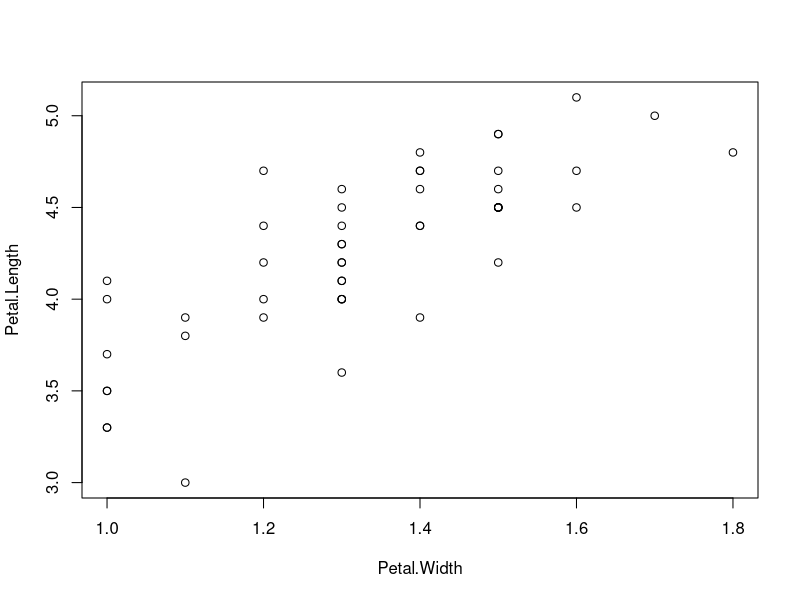
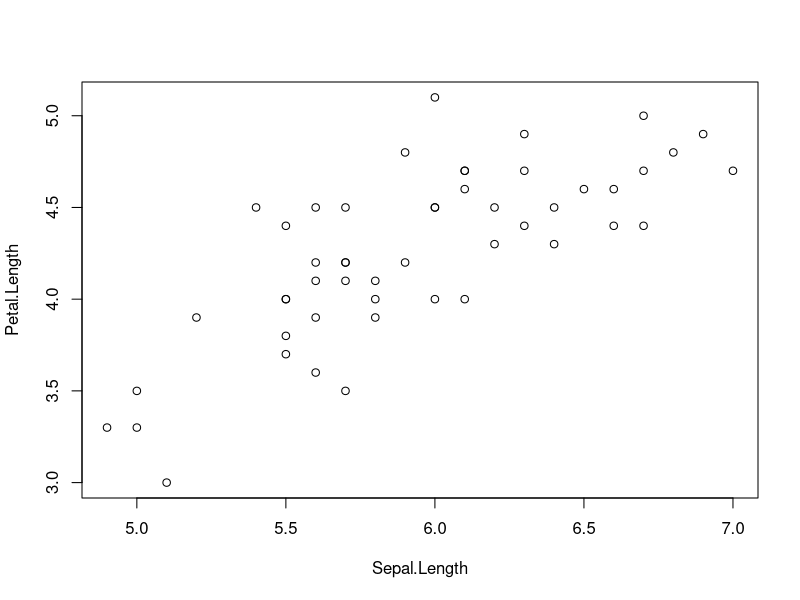
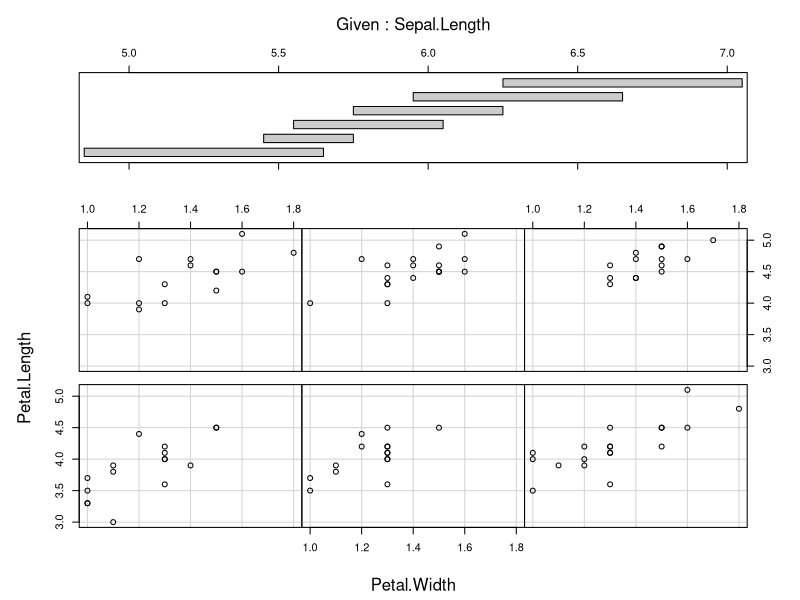
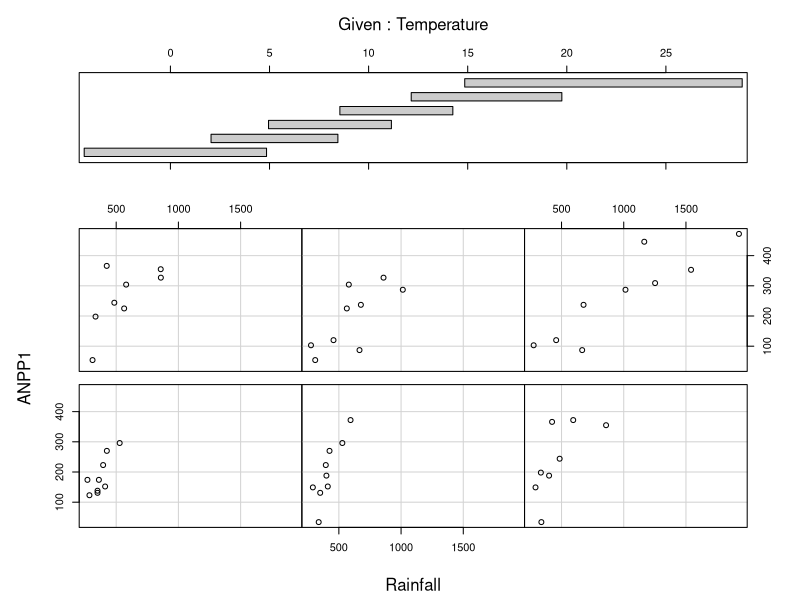
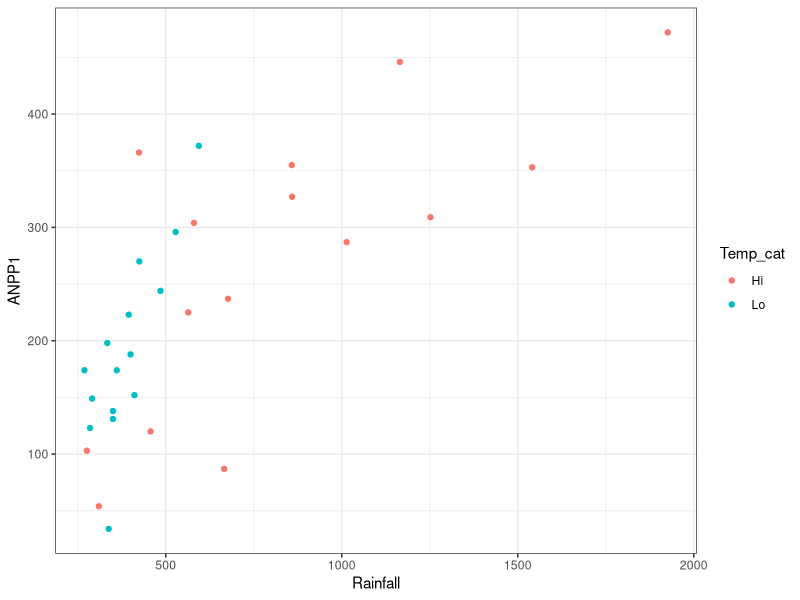
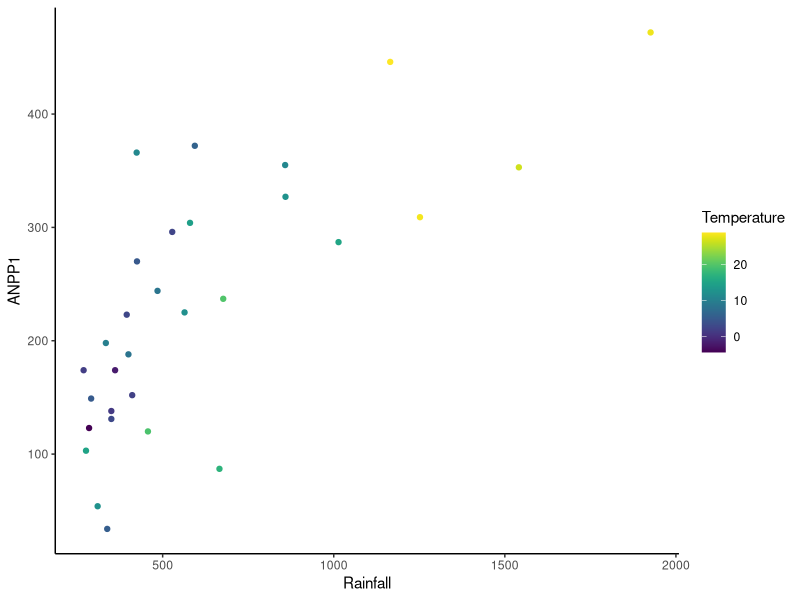
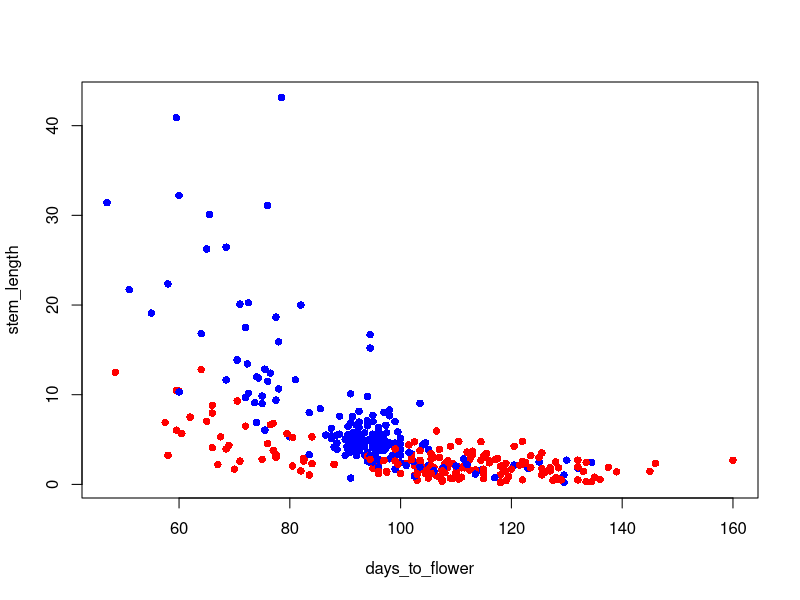
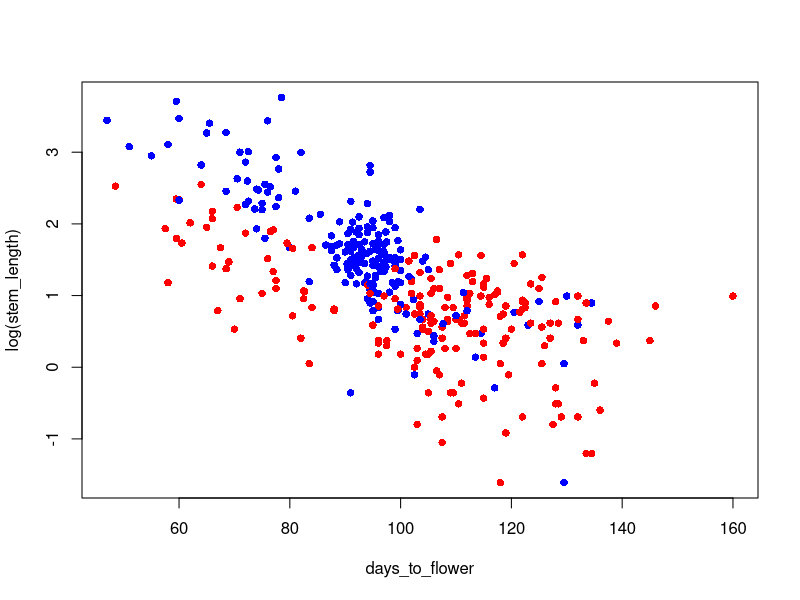

These charts were generated, in order, by the following R code:
# Script for Class 2 
# PLS 298 -- Applied Statistical Modeling -- F2019

#### Setup ####

install.packages("lme4")
install.packages("arm")
install.packages("viridis")

library(dplyr)
library(lattice)
library(lme4)
library(arm)
library(ggplot2)
library(viridis)

#### PART 1: Multiple regression ####

## Why might we want or need to include multiple variables in a model?

# a) Include another variable to explain more variation (when no interaction between variables but both are explanatory). 
# Example:
# Predicting the length of petals of Iris versicolor from other morphological measurements 

# In this case, excluding the additional relevant variable results in "underfit". 

plot(Petal.Length~Petal.Width, iris, subset=iris$Species=="versicolor")
plot(Petal.Length~Sepal.Length, iris, subset=iris$Species=="versicolor")

# Here's a useful plot similar to xyplot that plots the relationship between 2 data columns conditioned on a third. 
coplot(Petal.Length~Petal.Width|Sepal.Length, iris[iris$Species=="versicolor",])
# the relationship between petal.length and petal.width, conditional on the sepal.length. The horizontal bars on top graph (sepal length) from lowest to highest each correspond to a subplot below from low left to top right.

# Does the model get better when we add another explanatory variable? 
summary(lm(Petal.Length~Petal.Width, iris, subset=iris$Species=="versicolor"))
summary(lm(Petal.Length~Petal.Width + Sepal.Length, iris, subset=iris$Species=="versicolor"))


# b) Include another variable beacuse the association between the response and the explanatory variables depends on level of other variables.

# When people write that an analysis "controlled for" other variables, they often simply mean that other variables were included in the analysis. They didn't control those other variables in the experimental sense. Instead, the claim is that the analysis is able to account for dependence in the relationship between the response and the explanatory variable of interest. 

# Example:
# Predicting ANPP from rainfall from the grassland data from last class. We might expect the relationship between productivity and rainfall to depend on temperature. We can explore this graphically, and include temperature as a covariate in a regression.

ANPP <- read.csv("Grassland_NPP_31_site_summary.csv", na.strings = "-9999")
# Let's drop the extreme high value for now
ANPP <- filter(ANPP, ANPP1 < 1000)

# Graphical display
coplot(ANPP1~Rainfall|Temperature, ANPP)
# Regression with rainfall alone
summary(lm(ANPP1~Rainfall, ANPP))
# Adding temperature as a covariate
summary(lm(ANPP1~Rainfall*Temperature, ANPP))
        
# Does the effect of rainfall seem to be stronger or weaker when we incorporate temperature into the model? What's the interpretation of the regression coefficients in this second model? 
# cooler temperatures require less rain to increase NPP (because NPP starts at low levels), but at higher temperatures more rain is required to increase NPP because there is more evaporative demand

# We can also look at this interaction by splitting the data into "high" and "low" temperature locations.
# Maybe the easiest way is to manually create a categorical variable first, then use it to differentiate high and low temperature sites in the plot
ANPP$Temp_cat <- ifelse(ANPP$Temperature>10, "Hi", "Lo") 
ggplot(ANPP, aes(x=Rainfall, y=ANPP1)) + geom_point(aes(color=Temp_cat)) + theme_bw()

# Note this could also be done using temperature as a continuous variable 
ggplot(ANPP, aes(x=Rainfall, y=ANPP1)) + geom_point(aes(color=Temperature)) + scale_color_viridis() + theme_classic()


#### PART 2: Regression fitting, diagnostics, interpretation ####

# When you have a continuous and a categorical variable, the requirement to sample across the whole range equates to balance.

# As we'll see, models with random effects are more robust to imbalance, but there's no way around needing to have a big enough sample size that is well stratified enough to learn about each level of a factor. 

# (Note here is another reason you might choose to use a random effect -- you can have low sample size in some groups/categories, you just won't learn much about that particular one but you can still generalize across them). 

d <- read.table("Erodium_data_for_class2.csv", sep=",", header=T)

# Data set explanation: 
# These data are from a greenhouse experiment in which widespread invasive plant Erodium cicutarium was planted in high and low-water treatments. This exercise explores the effect of plant phenology (how soon they flower) and watering treatment on plant size (stem length).
# -- treatment (1/0) = low-water treatment (1) or high-water treatment (0)
# -- stem_length = length of longest stem on each plant in cm
# -- days_to_flower = time from planting to flowering in days

# We can initially look at the effect of days to flower and treatment on plant size 

colors = ifelse(d$treatment == "low_water", "red", "blue") 
plot(stem_length~days_to_flower, d, pch=16, col=colors)

# Relationships look pretty non-linear. What if we log-transform the response variable? 
plot(log(stem_length)~days_to_flower, d, pch=16, col=colors)

m1 <- lm(log(stem_length)~days_to_flower*treatment, d)
summary(m1)

# Or you might prefer the display() function in Gelman & Hill's arm library which is much cleaner:
display(m1)

# Here's a quick way to check two assumptions of the normal linear model:
par(mfrow=c(2, 1), mar=rep(3,4), mgp=c(2,1,0))
plot(m1, which=1:2)
# Note: If you want to see an example of what these plots look like when these assumptions are badly violated, try refitting the model on non-log-transformed stem length and the repeating this plot. 

# But also note: per Gelman and Hill, these are really not terribly important assumptions and mild violations are no big deal! They don't even recommend looking at normal quantile plots of residuals. Residuals can however be useful to look at because they can reveal other things, such as weird outliers, nonlinearity, and grouping structure (i.e. non-independence) in the data. Much more on this later in the course.


#### Interpreting regression model parameters  ####

# How would you interpret the intercept and the effect of treatment in this model? # the intercept doesn't tell you very much except a ballpark estimate of where you'd expect the trend to be - obviously it can't take 0 days to flower
# the effect of treatment tells you that low water delays flowering, and limits stem length.

# Does this give an interpretation that makes practical sense? If not, what can we do? 
# This makes sense.

# One reason to center the explanatory variables on the mean is to make the effects more interpretable. 
d.center <- d
d.center$days_to_flower <- d$days_to_flower - mean(d$days_to_flower, na.rm=T)
# Or we can do the same think using a function from dplyr: 
# d.center <- mutate(d, days_to_flower = scale(days_to_flower, center=TRUE, scale=FALSE))

# Then we can repeat the same regression and compare. 
m2 <- lm(log(stem_length)~days_to_flower*treatment, d.center)
display(m1)
display(m2)
dev.off()
plot(log(stem_length)~days_to_flower, d.center, pch=16, col=colors)

# Which coefficients change? Now what do the intercept and treament effects mean? 
# the coefficients illustrate a deviation away from the mean value; a negative value means that the treatment effect (low water) decreases the days to flower relative to the mean

# Q how would you compare the sizes of the effect of treatment and days to flower? # treatment has a larger effect on stem length than days to flower

# G&H recommend centering all variables, and dividing continuous variables by 2x their standard deviation. This makes the effects of continuous variables more comparable to those of 1/0 categorical variables. 
# See G&H pp56-57.

# It is, however, much more common practice to just divide by one standard deviation (rather than 2), and is what people usually mean when they say the data were centered and scaled. It doesn't matter much, because either procedure puts the explanatory variables on the same scale, which is good for computation, and puts regression coefficients on a similar footing for comparison.

d.scaled <- d.center 
d.scaled$days_to_flower <- d.center$days_to_flower/(2*sd(d.center$days_to_flower))
# d.scaled <- mutate(d, days_to_flower = scale(days_to_flower, center=TRUE, scale=TRUE))

m3 <- lm(log(stem_length)~days_to_flower*treatment, d.scaled)
display(m3)

#~~~~~~~~~~~~~~~~~~~~~~~~~~~~~~~~~~~~~~~~~~~~~~~~~~~~~~~~~~~#
#### Pause here for class discussion ####
# Please let the instructor know you have reached this point! 
#~~~~~~~~~~~~~~~~~~~~~~~~~~~~~~~~~~~~~~~~~~~~~~~~~~~~~~~~~~~#


#### PART 3: How can you tell if a model is good, or good enough?  ####

# a) Single-number summaries. 
# R^2 and other measures of fit or prediction 

# b) Fit 
# Plot fitted values vs observed.

# It can be helpful to plot the data with fitted lines. 

plot(log(stem_length)~days_to_flower, data=d.scaled, pch=16, col=colors)
betas <- coef(m3) # this extracts the coefficients from the linear model
abline(betas[1], betas[2], col="blue") # regression line for treatment=0
abline(betas[1]+betas[3], betas[2]+betas[4], col="red") # regression line for treatment=1


# Plotting the regression line plus confidence intervals.
# Keeping it simple, let's use just one explanatory variable.

m4 <- lm(log(stem_length)~days_to_flower, d.scaled)

# set the range of the explanatory variable to use for displaying the predictions
x.pred <- seq(min(d.scaled$days_to_flower)*1.1, max(d.scaled$days_to_flower)*1.1, by=0.05) # generates a sequence of values going just outside the range of observed x values

# The function predict() lets us predict the response variable from various levels of the explanatory variable. 
erodium.pred <- predict(m4, data.frame(days_to_flower=x.pred), se.fit=TRUE, interval="prediction") 
# Make predictions into a table for easier plotting 
erodium_pred_out <- data.frame(x.pred = x.pred, fit = erodium.pred$fit[,1], lwr = erodium.pred$fit[,2], upr = erodium.pred$fit[,3])
 
# We can also get intervals around that prediction. We can get "predictive" interval, or a "confidence" interval (see below). 
plot(fit ~ x.pred, erodium_pred_out, type="l", ylim=c(-3, 4), ylab="log(Stem Length mm)", xlab="Days to flower")
lines(lwr~x.pred, erodium_pred_out, lty=2)
lines(upr~x.pred, erodium_pred_out, lty=2)
# plot the data on top of the fit
points(log(stem_length)~days_to_flower, d.scaled)

# Are there more points than you'd expect outside the 95% prediction interval? 

# For comparison, here is a plot showing the confidence interval around the regression line:
erodium.pred <- predict(m4, data.frame(days_to_flower=x.pred), se.fit=TRUE, interval="confidence")  
erodium_pred_out <- data.frame(x.pred = x.pred, fit = erodium.pred$fit[,1], lwr = erodium.pred$fit[,2], upr = erodium.pred$fit[,3])
plot(fit ~ x.pred, erodium_pred_out, type="l", ylim=c(-3, 4), ylab="log(Stem Length mm)", xlab="Days to flower")
lines(lwr~x.pred, erodium_pred_out, lty=2)
lines(upr~x.pred, erodium_pred_out, lty=2)
# plot the data on top of the fit
points(log(stem_length)~days_to_flower, d.scaled)

# Why are the confidence intervals for the regression line narrower than the confidence intervals for the model predictions? 
# Not really sure about this point

# Having done all that, a quicker way to plot confidence intervals is to use ggplot's statistical fit methods: 
ggplot(d.scaled, aes(x=days_to_flower, y=log(stem_length))) + geom_point() + stat_smooth(method=lm)


#### Simulating replicate data ####

# Can you simulate replicate data using the model? Remember what the regression model actually is, as a probability distribution, and what the parameters of that probability distribution are. 

# Hint 1: Note a short-cut is to use the function sim() in the arm library to generate random values of the fitted regression coefficients. You can then use this information to produce replicate simulated data sets. 

# Hint 2: the function rnorm(n, mean, sd) generates n random normally distributed data points with mean = "mean" and standard deviation "sd".  

# Comment: the function simulate() is what you'd probably ACTUALLY use to do this, but for now, try doing it "by hand" using sim() and rnorm()
